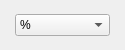
<?xml version="1.0" encoding="UTF-8"?>
<ui version="4.0">
 <class>glitch_object_arithmetic_operator_arduino</class>
 <widget class="QWidget" name="glitch_object_arithmetic_operator_arduino">
  <property name="geometry">
   <rect>
    <x>0</x>
    <y>0</y>
    <width>125</width>
    <height>50</height>
   </rect>
  </property>
  <property name="windowTitle">
   <string>Form</string>
  </property>
  <layout class="QHBoxLayout" name="horizontalLayout">
   <property name="spacing">
    <number>5</number>
   </property>
   <property name="leftMargin">
    <number>15</number>
   </property>
   <property name="topMargin">
    <number>5</number>
   </property>
   <property name="rightMargin">
    <number>15</number>
   </property>
   <property name="bottomMargin">
    <number>5</number>
   </property>
   <item>
    <widget class="QComboBox" name="arithmetic_operator">
     <property name="styleSheet">
      <string notr="true">QComboBox { combobox-popup: 0; }</string>
     </property>
     <property name="currentText">
      <string notr="true">%</string>
     </property>
     <property name="sizeAdjustPolicy">
      <enum>QComboBox::AdjustToContents</enum>
     </property>
     <item>
      <property name="text">
       <string notr="true">%</string>
      </property>
     </item>
     <item>
      <property name="text">
       <string notr="true">*</string>
      </property>
     </item>
     <item>
      <property name="text">
       <string notr="true">-</string>
      </property>
     </item>
     <item>
      <property name="text">
       <string notr="true">/</string>
      </property>
     </item>
     <item>
      <property name="text">
       <string notr="true">+</string>
      </property>
     </item>
    </widget>
   </item>
  </layout>
 </widget>
 <tabstops>
  <tabstop>arithmetic_operator</tabstop>
 </tabstops>
 <resources>
  <include location="../../Icons/icons.qrc"/>
 </resources>
 <connections/>
</ui>
